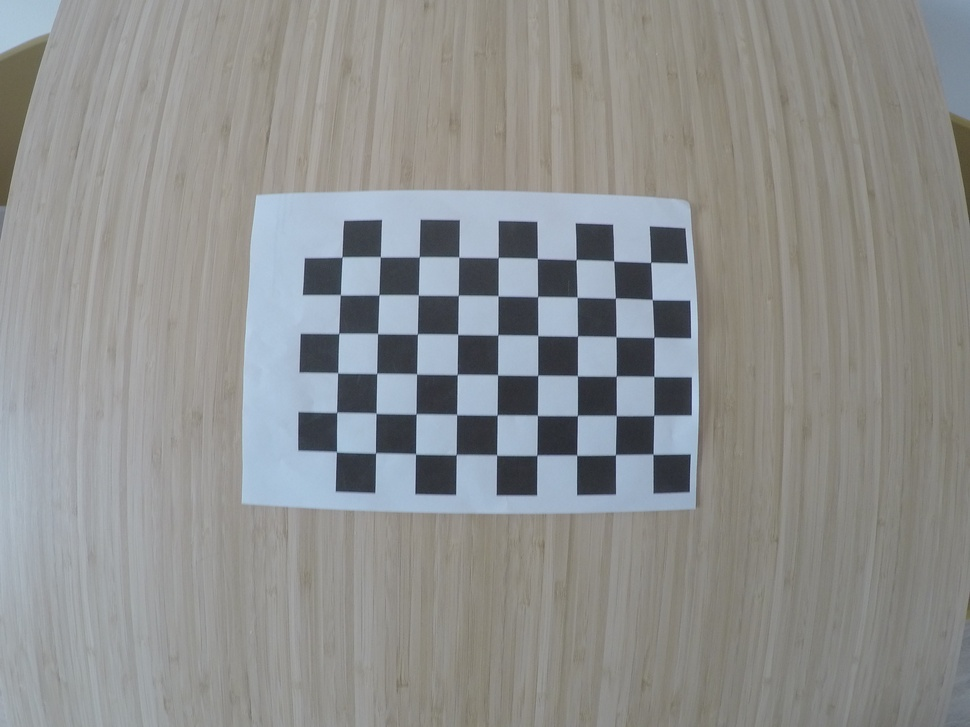
#> input picture checkerboard_pics/GOPR1621.JPG, 970 x 727 px, shrunk from 3000 x 2250 before the run; its folder holds only this picture in this run
$ python main_harris-corner-detection.py
#> lines starting #> are read from the running program, lines starting #| are printed output that depends on the picture; after the words box and inside, x2 and y2 are one past the last pixel; in counts of white or black regions, pixels touching at a corner belong together
### blur.py
import cv2 as cv
import numpy as np
from fractions import Fraction as frac
import copy

def blur(img):
    '''
    blurs input image

    '''

    img = copy.copy(img)

    kernel = np.ones(shape=(3,3))

    imgy, imgx = np.shape(img)

    blur_img = np.zeros(shape=(imgy, imgx))

    row, col = np.shape(kernel)

    blur = frac(1, col * row) * kernel # Blurring kernel

    for y in range(imgy - (row + 1)):
        for x in range(imgx - (col + 1)):

            blur_img[y, x] = np.sum(np.multiply(blur, img[y:y+row, x:x+col]))

    print("Done blurring")
    return blur_img

### GrassFire.py
import copy


def GrassFire(img):
    """ Only input binary images of 0 and 255 """
    mask = copy.copy(img)

    h, w = mask.shape[:2]
    h = h-1
    w = w-1

    save_array = []
    zero_array = []
    blob_array = []
    temp_cord = []

    for y in range(h):
        for x in range(w):
            if mask.item(y, x) == 0 and x <= h:
                zero_array.append(mask.item(y, x))
            elif mask.item(y, x) == 0 and x >= w:
                zero_array.append(mask.item(y, x))

    # Looping if x == 1, and some pixels has to be burned
            while mask.item(y, x) > 0 or len(save_array) > 0:
                mask.itemset((y, x), 0)
                temp_cord.append([y, x])

                if mask.item(y - 1, x) > 0:
                    if [y - 1, x] not in save_array:
                        save_array.append([y - 1, x])

                if mask.item(y, x - 1) > 0:
                    if [y, x - 1] not in save_array:
                        save_array.append([y, x - 1])

                if mask.item(y + 1, x) > 0:
                    if [y + 1, x] not in save_array:
                        save_array.append([y + 1, x])

                if mask.item(y, x + 1) > 0:
                    if [y, x + 1] not in save_array:
                        save_array.append([y, x + 1])

                if len(save_array) > 0:
                    y, x = save_array.pop()

                else:
                    blob_array.append(temp_cord)
                    temp_cord = []
                    break

    return blob_array

### main_harris-corner-detection.py
import GrassFire as gf
import blur as bl
import cv2 as cv
import glob
import numpy as np
import os
import scipy.io
import copy
from matplotlib import pyplot as plt

img_dir = "checkerboard_pics"  # Enter Directory of all images
data_path = os.path.join(img_dir, '*JPG')
files = glob.glob(data_path)
filename_Imgs = []
checkerboard_Imgs = []

# Load all images
for f1 in files:
    img = cv.imread(f1, 0)
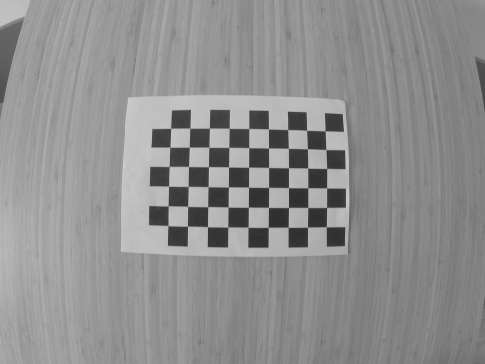
#> img: shape (727, 970) (shown at 1/2 size); min 33, max 216, mean 143.1
    filename_Imgs.append(img)
    checkerboard_Imgs.append(cv.cvtColor(img, cv.COLOR_GRAY2RGB))

numImgs = len(checkerboard_Imgs)
#> numImgs = 1
print("Number of checkerboard images found:", numImgs)
#| Number of checkerboard images found: 1
print("Brew a cup of coffee or something, this is going to take some time")

# Parameters
windowSize = 3
k = 0.06  # Parameter between 0.04 - 0.06
threshold = 10000  # Threshold for R value representing corner response value
checkerboard_size = [9, 6]
CheckPoints = checkerboard_size[0] * checkerboard_size[1]  # Number of checkpoints
imgcount = 0  # Count of images
enoughPointimgs = 0  # Number of images used

# List of booleans for images that are used and not used
usedimgsNum = []

# Detect corners in all images and save the coordinates for all the corners in all the images
for n in range(len(checkerboard_Imgs)):
    if n == 0:
        CornerListSortedXY_stacked = []

    filename = filename_Imgs[n]
    img = checkerboard_Imgs[n]

    offset = int(windowSize / 2)

    x_size = filename.shape[1] - offset
    y_size = filename.shape[0] - offset

    nul = np.zeros((img.shape[0], img.shape[1]), np.uint8)

    # mean blur
    blur = bl.blur(filename)

    # Partial differentiation hvor ** = ^2
    Iy, Ix = np.gradient(blur)

    # Representation of the M matrix
    Ixx = Ix ** 2
    Ixy = Iy * Ix
    Iyy = Iy ** 2

    CornerCoordinate = []
    # Fra offset til y_size og offset til x_size
    print("Start running corner detection . . . ")

    for y in range(offset, y_size):
        for x in range(offset, x_size):

            # Variables for the window
            start_x = x - offset
            end_x = x + offset + 1
            start_y = y - offset
            end_y = y + offset + 1

            # Create the window
            windowIxx = Ixx[start_y: end_y, start_x: end_x]
            windowIxy = Ixy[start_y: end_y, start_x: end_x]
            windowIyy = Iyy[start_y: end_y, start_x: end_x]

            # Sum of the window
            Sxx = windowIxx.sum()
            Sxy = windowIxy.sum()
            Syy = windowIyy.sum()

            # Calculate the determinant and the trace for the M matrix. More info --> see Jacobian formula
            det = (Sxx * Syy) - (Sxy ** 2)
            trace = Sxx + Syy

            # Finds the R value for the harris corner detection equation
            r = det - k * (trace ** 2)

            # Filter out the coordinates that is definitely not corners
            if r > threshold:
                nul.itemset((y, x), 255)
                img.itemset((y, x, 0), 0)
                img.itemset((y, x, 1), 255)
                img.itemset((y, x, 2), 0)

    # Create a list of corner coordinates
    print("Starting GrassFire . . .")
    Objects = gf.GrassFire(nul)

    # Sort the list by the mass of objects
    print("Number of objects: ", len(Objects))
    ObjectsH = sorted(Objects, key=len, reverse=True)

    # Corner list for all corner candidates
    CornerList = []
    CornerListSortedXY = []

    # Corner list for sorted and best corner candidates
    CornerListSortedXY = []

    usedimgsNum.append(False)

    # If there is not enough coroner candidates found, then do not use the image or img points
    if len(ObjectsH) >= CheckPoints:
        usedimgsNum[imgcount] = True
        enoughPointimgs = enoughPointimgs + 1

        # Take the [CheckPoints] biggest objects and make a circle around it. : CheckPoints = number of points
        # on the checkerboard
        for h in range(CheckPoints):
            corner = np.array(ObjectsH[h])
            y_min = min(corner[:, 0])
            y_max = max(corner[:, 0])
            x_min = min(corner[:, 1])
            x_max = max(corner[:, 1])

            # Calculate the center of mass for each object
            xbb = int((x_min + x_max) / 2)
            ybb = int((y_min + y_max) / 2)

            img.itemset((ybb, xbb, 0), 255)
            img.itemset((ybb, xbb, 1), 0)
            img.itemset((ybb, xbb, 2), 0)

            # Draw a circle around the center
            cv.circle(img, (xbb, ybb), 30, (255, 0, 0), thickness=2, lineType=cv.LINE_8)

            CornerList.append([xbb, ybb])

        # Sort 2D numpy array by 1st Column from high to low
        CornerListSortedX = sorted(CornerList, key=lambda x: x[0], reverse=True)

        # Sort 2D numpy array by 2nd Column from high to low, but only for checkerboard_size[1] at a time
        for n in range(int(CheckPoints / checkerboard_size[1])):
            start = n * checkerboard_size[1]
            stop = start + checkerboard_size[1]
            nextRows = CornerListSortedX[start:stop]
            nextRows_sorted = sorted(nextRows, key=lambda x: x[1], reverse=True)
            for x in range(len(nextRows_sorted)):
                CornerListSortedXY.append(nextRows_sorted[x])

        # A new coordinate system have been created for one image, stack this in a 3 dimensional coordinate system
        CornerListSortedXY_stacked.append(CornerListSortedXY)

    imgcount = imgcount + 1
#> this loop made 1 pass
#> (offset, x_size, y_size) on pass 1: (1, 969, 726)
#> (printed output is left out)
#> pass 1, `blur = bl.blur(filename)`:
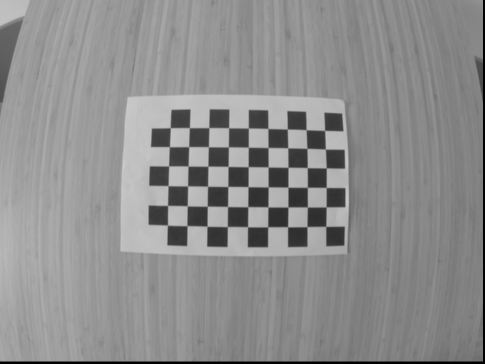
#> blur: shape (727, 970) float64 (shown at 1/2 size); min 0, max 205.8, mean 141.8
#> pass 1, `Iy, Ix = np.gradient(blur)`:
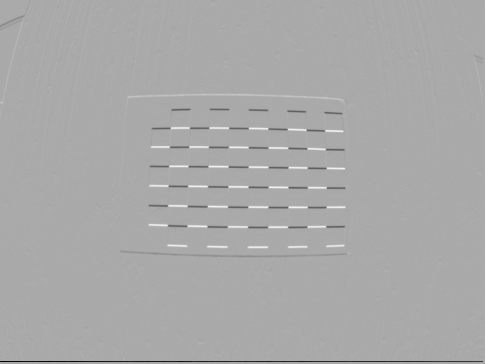
#> Iy: shape (727, 970) float64 (shown at 1/2 size); min -83.72, max 41.94, mean -0.2; drawn with min black and max white
#> pass 1, `Iy, Ix = np.gradient(blur)`:
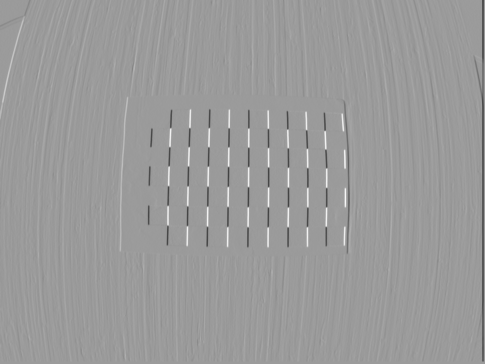
#> Ix: shape (727, 970) float64 (shown at 1/2 size); min -73.5, max 47.33, mean -0.2; drawn with min black and max white
#> after the loop:
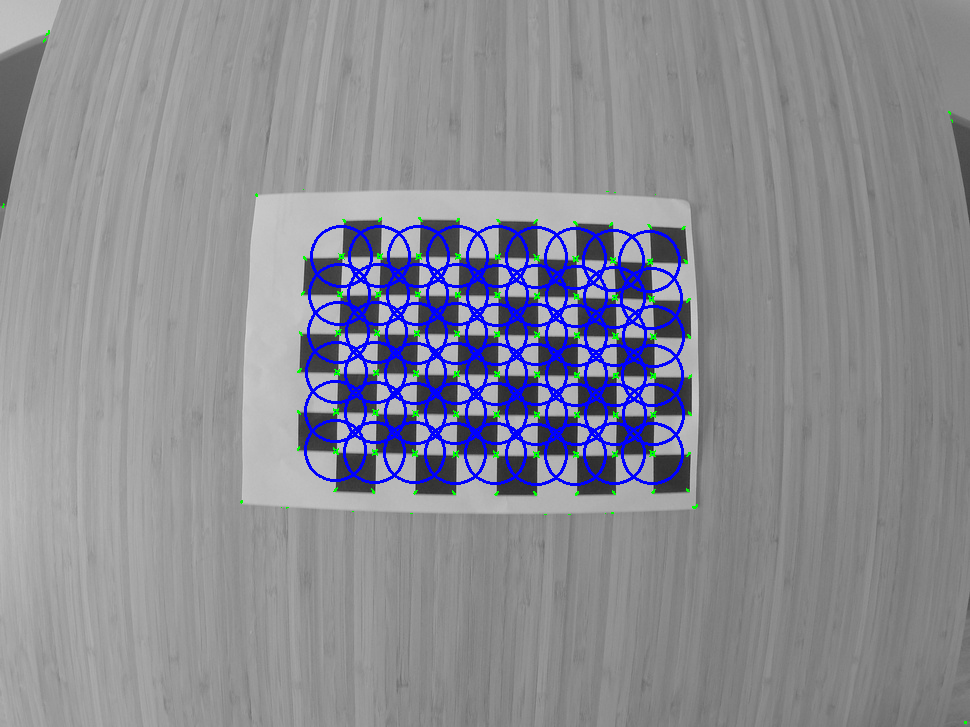
#> img: shape (727, 970, 3); mean B, G, R 147.8, 138.9, 138.1
#> after the loop:
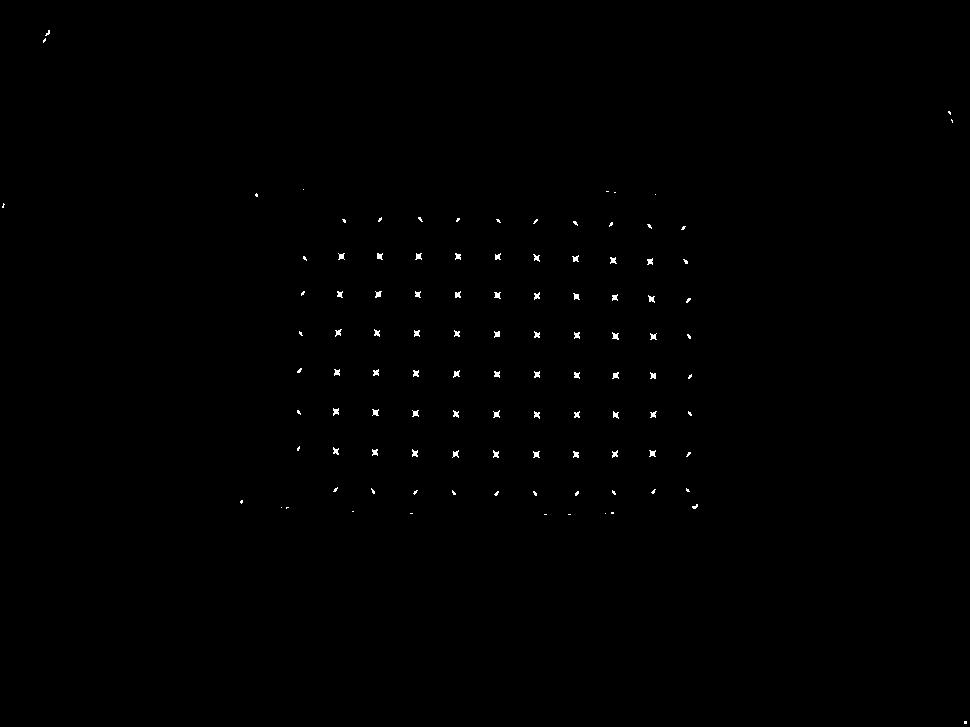
#> nul: shape (727, 970); 0.31% white; 107 white regions (53 under 20 px), largest, box (x1, y1, x2, y2) and area: (612, 332, 619, 340) 35, (494, 292, 501, 299) 33, (333, 408, 339, 416) 33
#> after the loop, enoughPointimgs = 1; imgcount = 1; usedimgsNum = [True]

# Make the array a numpy array
np_array = np.array(CornerListSortedXY_stacked)
#> np_array = 54 pairs, first value 335 to 653, second value 256 to 454

# When converting a np. array to a mat file the array shape changes. The numpy array is 2x4x2, but the .mat file needs
# it to be 4x2x2
np_array_switch = np.moveaxis(np_array, 0, -1)

# Save the np. array in .mat format
scipy.io.savemat('image_points_checkerboard/image_points_for_MATLAB.mat', mdict={'np_array_switch': np_array_switch})

print('Done!')

print('Number of used images: ', usedimgsNum)
#| Number of used images:  [True]

plt.subplot(2, 2, 1)
plt.title("Billede")
plt.imshow(img, cmap='gray')

plt.subplot(2, 2, 2)
plt.title("Ixx")
plt.imshow(Ixx, cmap='gray')

plt.subplot(2, 2, 3)
plt.title("Iyy")
plt.imshow(Iyy, cmap='gray')

plt.subplot(2, 2, 4)
plt.title("Nul")
plt.imshow(nul, cmap='gray')

plt.show()
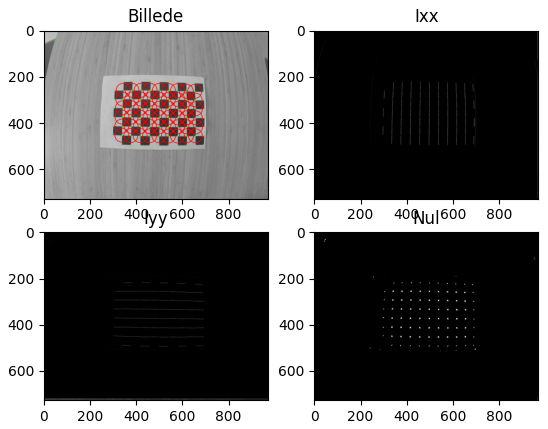
#> figure drawn by matplotlib, 4 panels; B, G, R data is drawn as R, G, B

$ run again, on checkerboard_pics/GOPR1627.JPG
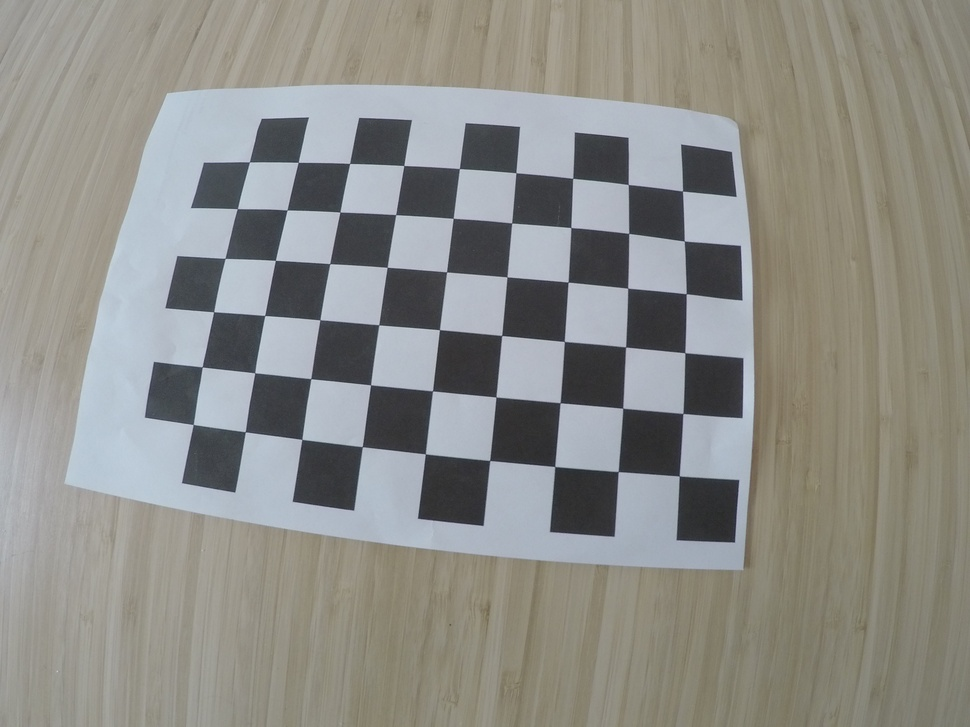
#> input picture checkerboard_pics/GOPR1627.JPG, 970 x 727 px, shrunk from 3000 x 2250 before the run
#> numImgs = 1
#| Number of checkerboard images found: 1
#> the loop `for n in range(len(checkerboard_Imgs)):` made 1 pass
#> (offset, x_size, y_size) on pass 1: (1, 969, 726)
#> (printed output is left out)
#> after the loop `for n in range(len(checkerboard_Imgs)):`:
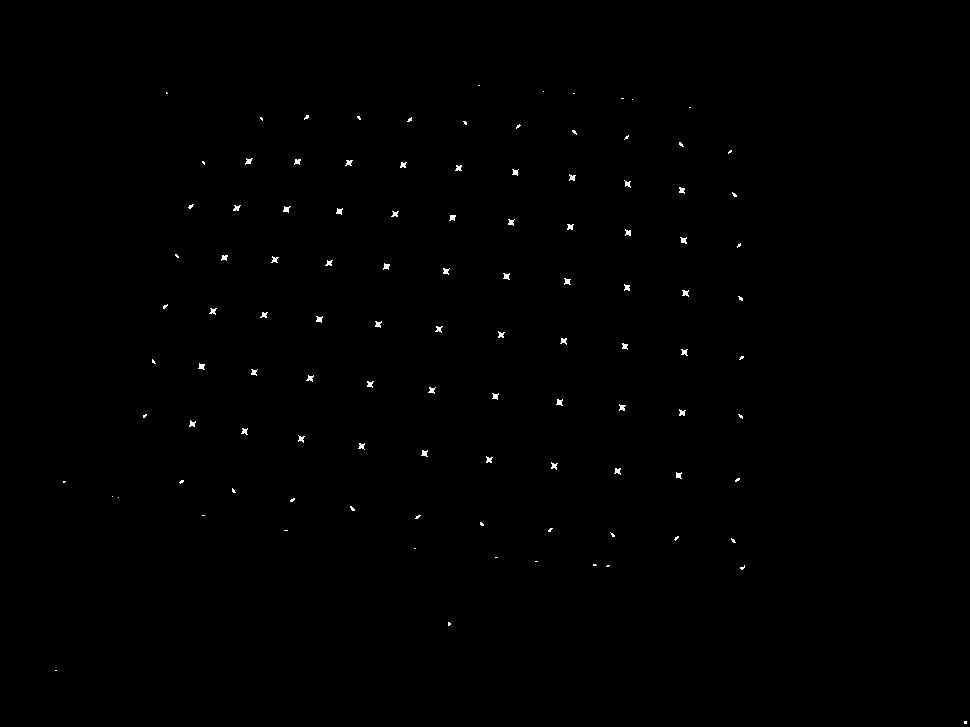
#> nul: shape (727, 970); 0.3% white; 107 white regions (53 under 20 px), largest, box (x1, y1, x2, y2) and area: (283, 206, 291, 213) 32, (680, 237, 687, 244) 32, (503, 273, 510, 280) 32
#> after the loop `for n in range(len(checkerboard_Imgs)):`: usedimgsNum = [True]
#> np_array = 54 pairs, first value 192 to 685, second value 161 to 475
#| Number of used images:  [True]
#> `plt.show()`:
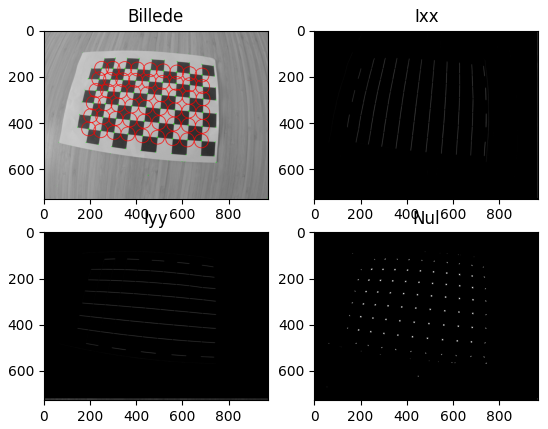
#> figure drawn by matplotlib, 4 panels; B, G, R data is drawn as R, G, B

$ run again, on checkerboard_pics/GOPR1629.JPG
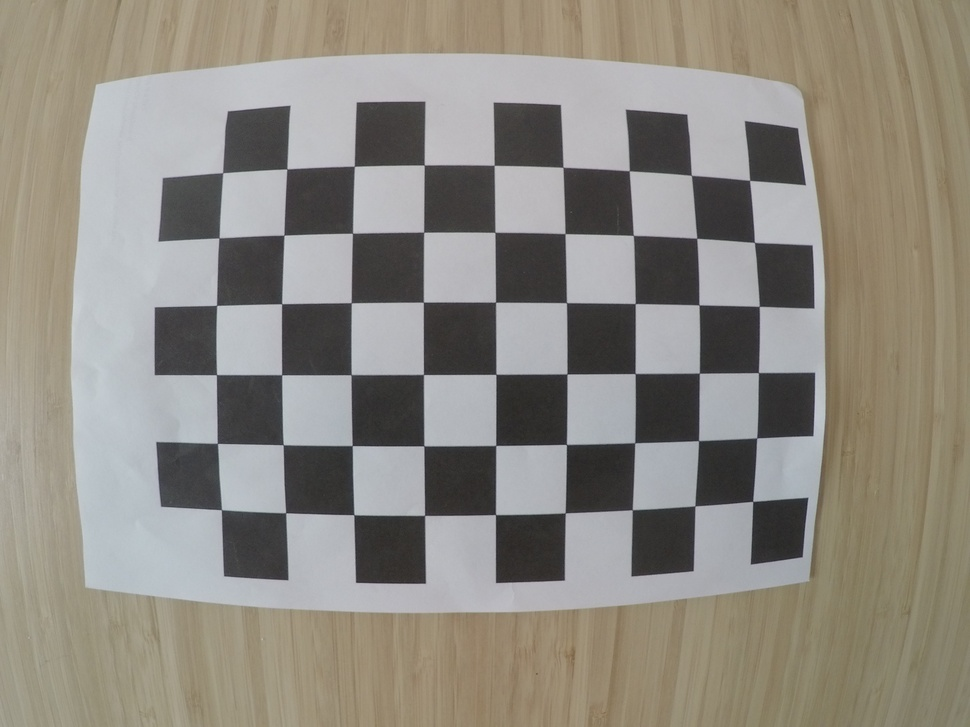
#> input picture checkerboard_pics/GOPR1629.JPG, 970 x 727 px, shrunk from 3000 x 2250 before the run
#> numImgs = 1
#| Number of checkerboard images found: 1
#> the loop `for n in range(len(checkerboard_Imgs)):` made 1 pass
#> (offset, x_size, y_size) on pass 1: (1, 969, 726)
#> (printed output is left out)
#> after the loop `for n in range(len(checkerboard_Imgs)):`:
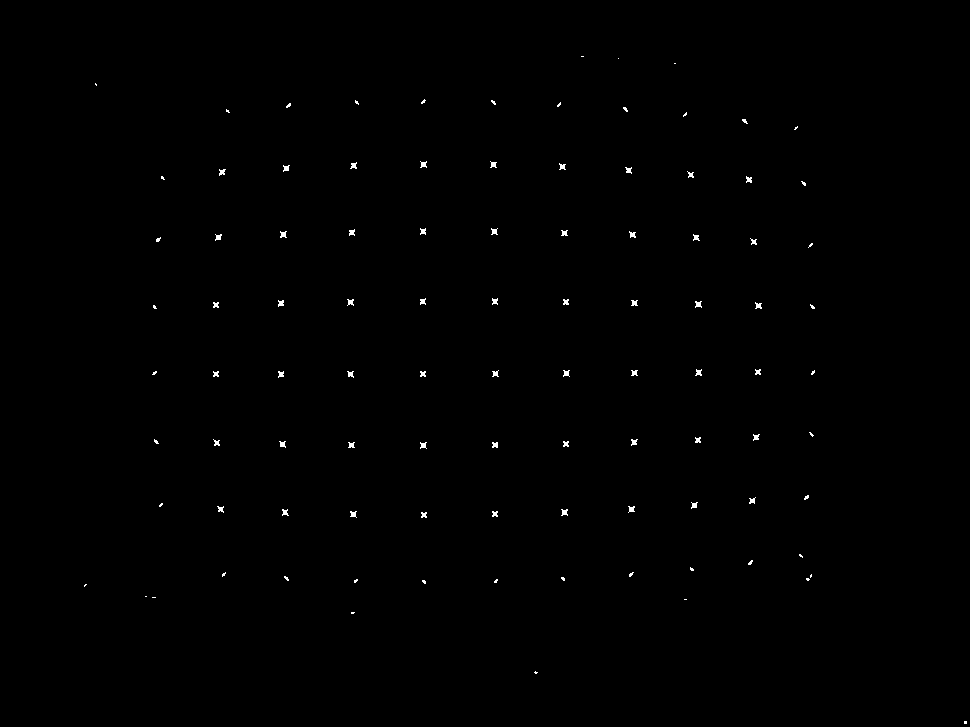
#> nul: shape (727, 970); 0.3% white; 99 white regions (45 under 20 px), largest, box (x1, y1, x2, y2) and area: (280, 231, 287, 238) 34, (695, 301, 702, 308) 34, (561, 509, 568, 516) 34
#> after the loop `for n in range(len(checkerboard_Imgs)):`: usedimgsNum = [True]
#> np_array = 54 pairs, first value 215 to 758, second value 164 to 514
#| Number of used images:  [True]
#> `plt.show()`:
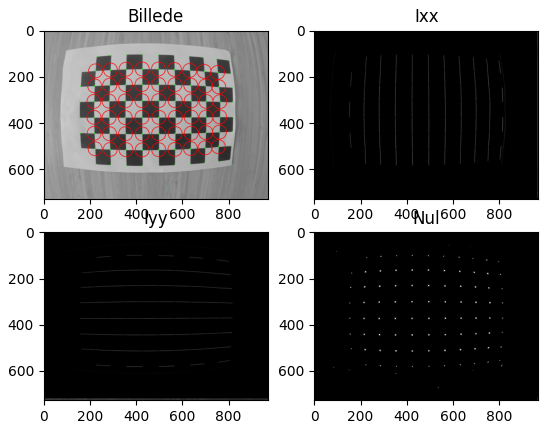
#> figure drawn by matplotlib, 4 panels; B, G, R data is drawn as R, G, B
